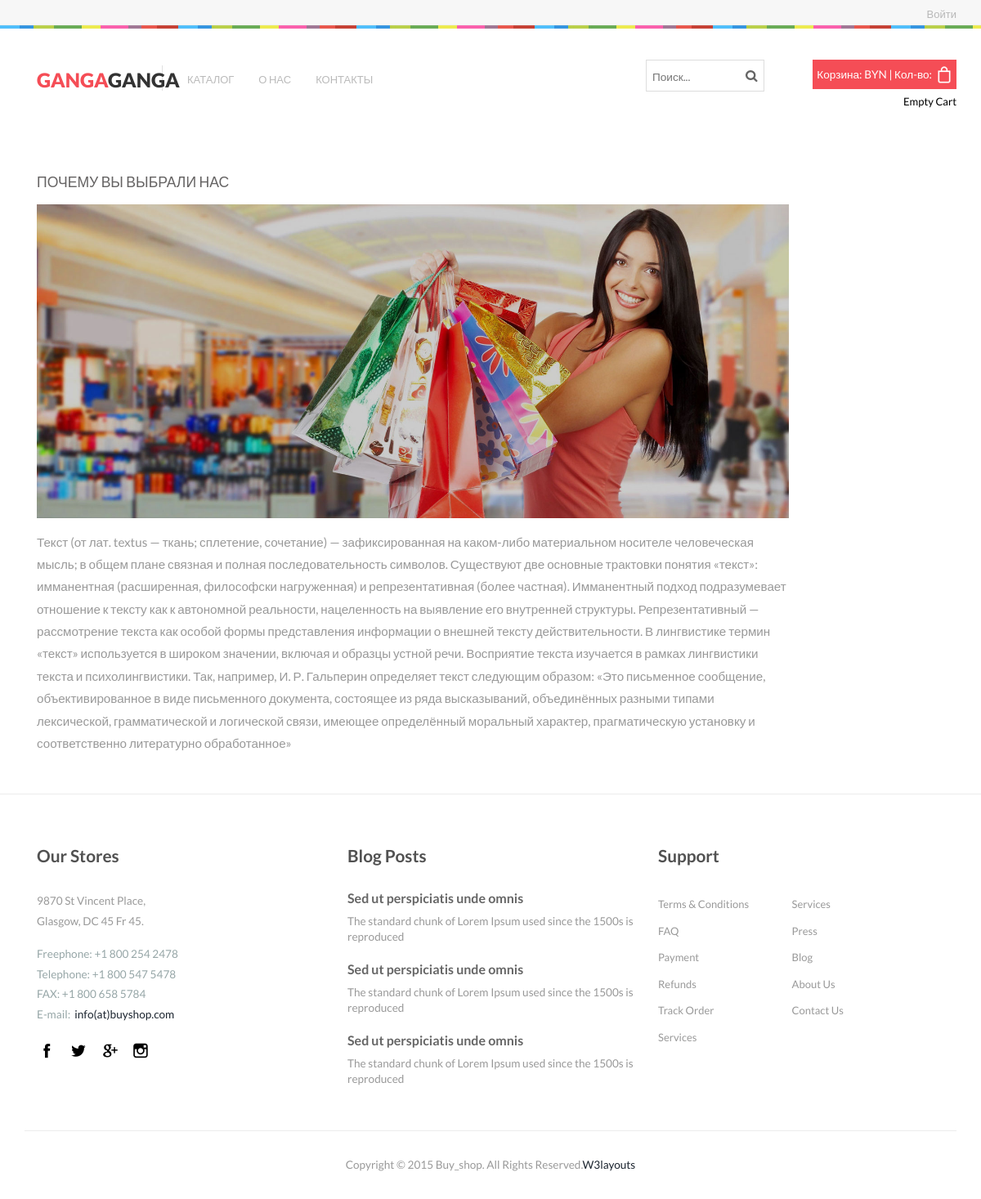
/shop/about/, run on the app's committed database.
### shop/models.py (models this page shows, shortened)
class About(models.Model):
    title = models.CharField(
        max_length=32,
        verbose_name='заглавная стока',
        null=False,
        blank=False
    )
    description = models.TextField(
        verbose_name='вспомогательный текст',
        max_length=4096,
        null=True,
        blank=True
    )
    class Meta:
        verbose_name = 'о нас'
        verbose_name_plural = 'о нас'

### shop/views.py (the view)
# urls.py: path('about/', AboutListView.as_view(), name='about'),
class AboutListView(ListView):
    template_name = 'shop/about.html'
    model = About

### shop/templates/shop/about.html (shortened to what this page needs)
{% extends "shop/base.html" %}
{% block content %}
{% include "shop/components/header.html" %}
{% for about in about_list %}
<div class="single_top">
	 <div class="container">
	  <div class="box_4">
	  	<div class="col-md-10 about_left">
	  		<h1>{{ about.title}} </h1>
	        <img src="images/banner.jpg" class="img-responsive" alt=""/>
		    <p>{{ about.description }}</p>
{% endfor %}
			        			</div>
				   </div>
	</div>
	</div>
{% include "shop/components/footer.html" %}
{% endblock %}

### static/css/style.css (style rules this page uses)
h4, h5, h6, h1, h2, h3 { margin-top: 0; }
p { margin: 0; }
html, body { font-family: 'Lato', sans-serif; font-size: 100%; background:#fff; }
.single_top { margin:3em 0; }
.about_left h1 { color: #656363; font-size: 1.1em; text-transform: uppercase; margin-bottom:1em; }
.about_left img { margin-bottom:1em; }
.about_left p { color:#999; font-size:0.95em; line-height:1.8em; }

### data on the page
About: title "ПОЧЕМУ ВЫ ВЫБРАЛИ НАС", description "Текст (от лат. textus — ткань; сплетение, сочетание) — зафиксированная на каком-либо материальном носителе человеческая мысль; в общем плане связная и полная последовательность символов. Существуют две основные трактовки понятия «текст»: имманентная (расширенная, философски нагруженная) и репрезентативная (более частная). Имманентный подход подразумевает отношение к тексту как к автономной реальности, нацеленность на выявление его внутренней структуры. Репрезентативный — рассмотрение текста как особой формы представления информации о внешней тексту действительности. В лингвистике термин «текст» используется в широком значении, включая и образцы устной речи. Восприятие текста изучается в…"
